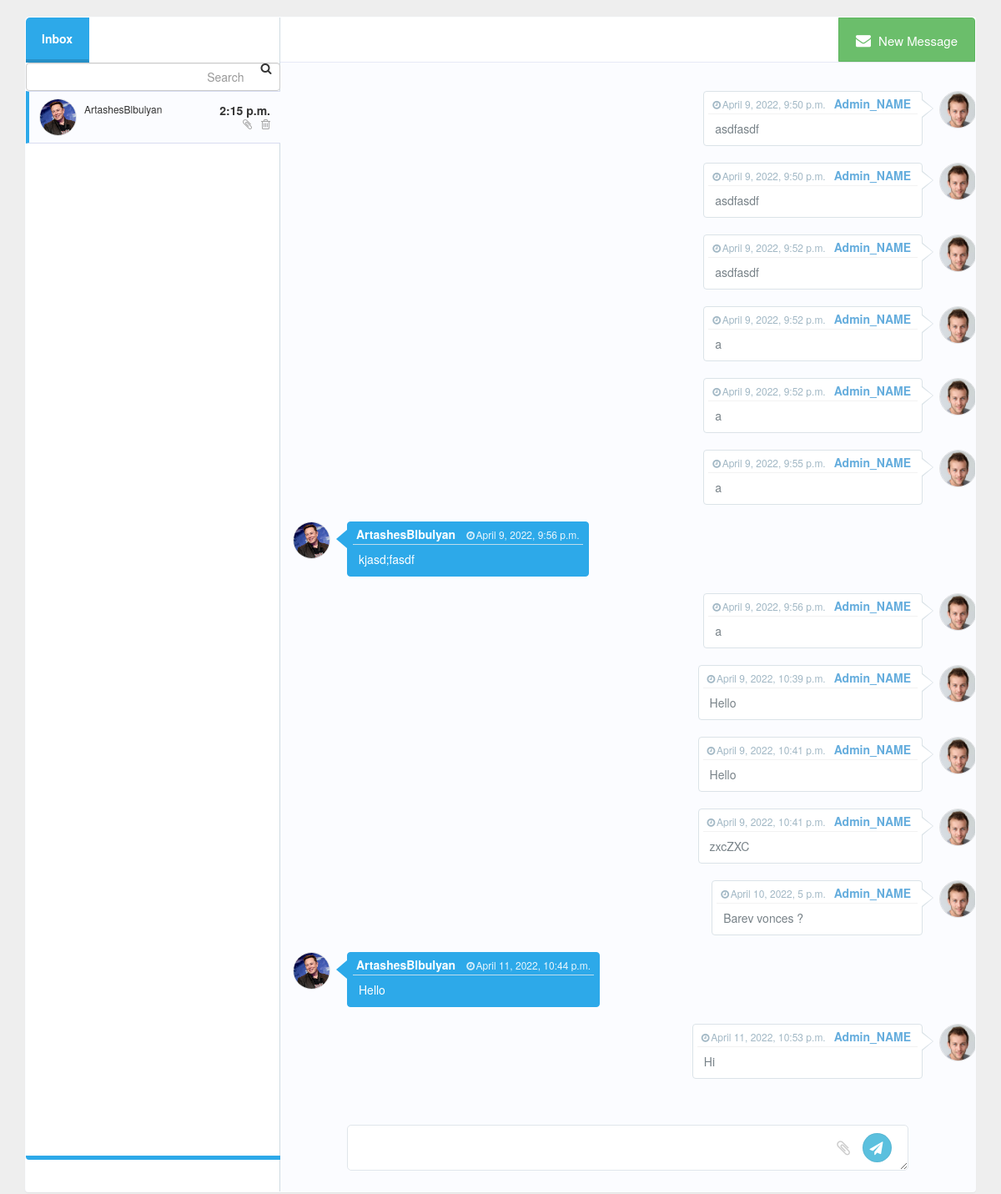
The app's page /Admin_NAME/messages/1 (signed in) with its own data.
### user/models.py (models this page shows, shortened)
class UserImageModel(models.Model):
    STATUS_CHOICE = (
        (0, "female"),
        (1, "male"),
    )
    user = models.ForeignKey(User, on_delete=models.CASCADE)
    created_at = models.DateTimeField(auto_now_add=True)
    birthday = models.DateField(blank=True, null=True)
    profile_picture = models.ImageField(default='/a1.jpg', upload_to=user_image_directory_path, blank=True, null=True)
    cover_photo = models.ImageField(default='/cover_photo.jpg', upload_to=user_image_directory_path, blank=True,
                                    null=True)
    photo_albums = models.ImageField(upload_to=user_image_directory_path, blank=True, null=True)
    phone_number = models.CharField(max_length=12, blank=True, null=True)
    location = models.TextField(max_length=100, blank=True, null=True)
    gender = models.IntegerField(choices=STATUS_CHOICE, blank=True, null=True,default=0)

class Messages(models.Model):
    user_from = models.ForeignKey(User, on_delete=models.CASCADE)
    user_to = models.ForeignKey(User, on_delete=models.CASCADE, related_name='user_messages_to')
    messages_from = models.TextField(blank=True, null=True)
    messages_to = models.TextField(blank=True, null=True)
    created_at = models.DateTimeField(auto_now_add=True)

### user/views.py (the view)
# urls.py: path("<str:username>/messages/<int:id>", views.messages_sed, name="messages"),
def messages_sed(request, username, id):
    user_all = User.objects.get(id=id)
    image_to = UserImageModel.objects.get(user_id=id)
    image_from = UserImageModel.objects.get(user_id=request.user.id)
    messages_all = Messages.objects.all()
    if request.method == "POST":
        if request.POST['messages_from']:
            Messages.objects.create(user_from_id=request.user.id, messages_from=request.POST['messages_from'],
                                     user_to_id=id)
    return render(request, "user/messages.html", context={"messages_all": messages_all, "user_all": user_all,
                                                          "image_to": image_to, "image_from": image_from})

### user/templates/user/messages.html (shortened to what this page needs)
<!DOCTYPE html>
<html lang="en">
<head>
    <link href="https://netdna.bootstrapcdn.com/bootstrap/3.3.7/css/bootstrap.min.css" rel="stylesheet">
</head>
<body>
<link href="https://maxcdn.bootstrapcdn.com/font-awesome/4.3.0/css/font-awesome.min.css" rel="stylesheet">
<div class="container">
    <div class="panel messages-panel">
        <div class="contacts-list">
            <div class="inbox-categories">
                <div data-toggle="tab" data-target="#inbox" class="active"> Inbox </div>
            </div>
            <div class="tab-content">
                <div id="inbox" class="contacts-outter-wrapper tab-pane active">
                    <form class="panel-search-form info form-group has-feedback no-margin-bottom">
                        <input type="text" class="form-control" name="search" placeholder="Search">
                    </form>
                    <div class="contacts-outter">
                        <ul class="list-unstyled contacts">
                            <li data-toggle="tab" data-target="#inbox-message-{{user_all.id}}" class="active">
                                <img alt="" class="img-circle medium-image" src="{{image_to.profile_picture.url}}">
                                <div class="vcentered info-combo">
                                    <h3 class="no-margin-bottom name">{{user_all.username}}</h3>
                                </div>
                                <div class="contacts-add">
                                    <span class="message-time"> {{user_all.last_login|time}}</span>
                                    <i class="fa fa-trash-o"></i>
                                    <i class="fa fa-paperclip"></i>
                                </div>
                            </li>
                        </ul>
                    </div>
                </div>
            </div>
        </div>
        <div class="tab-content">
            <div class="tab-pane message-body active" id="inbox-message-{{user_all.id}}">
                <div class="message-top">
                    <a class="btn btn btn-success new-message"> <i class="fa fa-envelope"></i> New Message </a>
                </div>
                <div class="message-chat ">
                    <div class="chat-body">
                        {% for messages in messages_all %}
                        {% if messages.user_from_id == user.id and messages.user_to_id == user_all.id %}
                        {% if messages.messages_from != None %}
                        <div class="message my-message">
                            <img alt="" class="img-circle medium-image" src={{image_from.profile_picture.url}}>
                            <div class="message-body">
                                <div class="message-body-inner">
                                    <div class="message-info">
                                        <h4>{{messages.user_from.username}}</h4>
                                        <h5> <i class="fa fa-clock-o"></i>{{messages.created_at}}</h5>
                                    </div>
                                    <hr>
                                    <div class="message-text">
                                        {{messages.messages_from}}
                                    </div>
                                </div>
                            </div>
                            <br>
                        </div>
                        {% endif %}
                        {% elif messages.user_from_id == user_all.id and messages.user_to_id == user.id  %}
                        {% if messages.messages_from != None %}
                        <div class="message info">
                            <img alt="" class="img-circle medium-image" src={{image_to.profile_picture.url}}>
                            <div class="message-body">
                                <div class="message-info">
                                    <h4>{{messages.user_from.username}}</h4>
                                    <h5> <i class="fa fa-clock-o"></i>{{messages.created_at}}</h5>
                                </div>
                                <hr>
                                <div class="message-text">
                                    {{messages.messages_from}}
                                </div>
                            </div>
                            <br>
                        </div>
                        {% endif %}
                        {% endif %}
                         {% endfor %}
                    </div>
                     <form method="post" enctype="multipart/form-data" >{% csrf_token %}
                    <div class="chat-footer">
                        <textarea class="send-message-text" name="messages_from"></textarea>
                        <label class="upload-file">
                                <i class="fa fa-paperclip"></i>
                            </label>
                        <button type="submit" class="send-message-button btn-info"> <i class="fa fa-send"></i> </button>
                    </div>
                          </form>
                </div>
            </div>
        </div>
    </div>
</div>
</body>
</html>

### records on screen
UserImageModel: profile_picture (picture)
Messages: profile_picture (picture), user_from.username "Admin_NAME", created_at "April 9, 2022, 9:50 p.m.", messages_from "asdfasdf"
Messages: profile_picture (picture), user_from.username "Admin_NAME", created_at "April 9, 2022, 9:50 p.m.", messages_from "asdfasdf"
Messages: profile_picture (picture), user_from.username "Admin_NAME", created_at "April 9, 2022, 9:52 p.m.", messages_from "asdfasdf"
Messages: profile_picture (picture), user_from.username "Admin_NAME", created_at "April 9, 2022, 9:52 p.m.", messages_from "a"
Messages: profile_picture (picture), user_from.username "Admin_NAME", created_at "April 9, 2022, 9:52 p.m.", messages_from "a"
Messages: profile_picture (picture), user_from.username "Admin_NAME", created_at "April 9, 2022, 9:55 p.m.", messages_from "a"
Messages: profile_picture (picture), user_from.username "ArtashesBlbulyan", created_at "April 9, 2022, 9:56 p.m.", messages_from "kjasd;fasdf"
Messages: profile_picture (picture), user_from.username "Admin_NAME", created_at "April 9, 2022, 9:56 p.m.", messages_from "a"
Messages: profile_picture (picture), user_from.username "Admin_NAME", created_at "April 9, 2022, 10:39 p.m.", messages_from "Hello"
Messages: profile_picture (picture), user_from.username "Admin_NAME", created_at "April 9, 2022, 10:41 p.m.", messages_from "Hello"
Messages: profile_picture (picture), user_from.username "Admin_NAME", created_at "April 9, 2022, 10:41 p.m.", messages_from "zxcZXC"
Messages: profile_picture (picture), user_from.username "Admin_NAME", created_at "April 10, 2022, 5 p.m.", messages_from "Barev vonces ?"
Messages: profile_picture (picture), user_from.username "ArtashesBlbulyan", created_at "April 11, 2022, 10:44 p.m.", messages_from "Hello"
Messages: profile_picture (picture), user_from.username "Admin_NAME", created_at "April 11, 2022, 10:53 p.m.", messages_from "Hi"

### other values on screen
{{ user_all.username }} "ArtashesBlbulyan"
{{ user_all.last_login|time }} "2:15 p.m."
